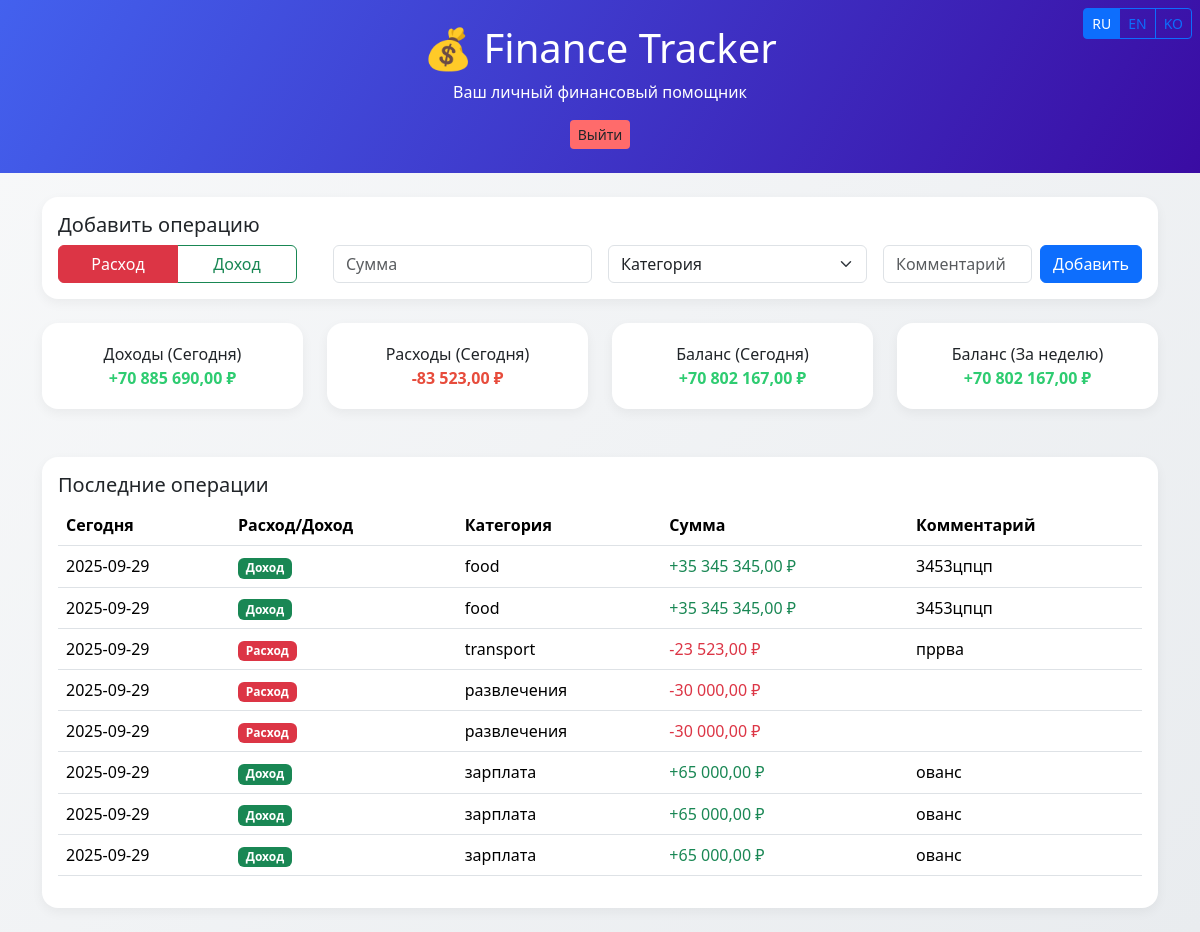
/dashboard.php (signed in), run on the app's committed database.
### tables this page shows
CREATE TABLE transactions (
    id INTEGER PRIMARY KEY AUTOINCREMENT,
    user_id INTEGER NOT NULL,
    type TEXT NOT NULL CHECK(type IN ('income', 'expense')),  -- Новое поле!
    amount REAL NOT NULL,
    category TEXT NOT NULL,
    comment TEXT,
    date TEXT NOT NULL DEFAULT (date('now')),
    created_at TEXT NOT NULL DEFAULT (datetime('now')),
    FOREIGN KEY(user_id) REFERENCES users(id) ON DELETE CASCADE
);

### lang.php (called while the page is built, shortened)
<?php
$lang = $_GET['lang'] ?? $_SESSION['lang'] ?? 'ru';
$currency_settings = [
    'ru' => ['symbol' => '₽', 'thousands_sep' => ' ', 'decimal_sep' => ','],
    'en' => ['symbol' => '$', 'thousands_sep' => ',', 'decimal_sep' => '.'],
    'ko' => ['symbol' => '₩', 'thousands_sep' => ',', 'decimal_sep' => '.'],
];
function __($key, $lang = 'ru') {
    global $translations;
    $keys = explode('.', $key);
    $value = $translations[$lang];
    foreach ($keys as $k) {
        if (is_array($value) && isset($value[$k])) {
            $value = $value[$k];
        } else {
            return "{{$key}}";
        }
    }
    return $value;
}
function format_money($amount, $lang = 'ru') {
    global $currency_settings;
    $settings = $currency_settings[$lang] ?? $currency_settings['en'];
    if ($lang === 'ko') {
        $formatted = number_format(round($amount), 0, '', $settings['thousands_sep']);
    } else {
        $formatted = number_format($amount, 2, $settings['decimal_sep'], $settings['thousands_sep']);
    }
    if ($lang === 'en') {
        return $settings['symbol'] . $formatted;
    } else {
        return $formatted . ' ' . $settings['symbol'];
    }
}
?>

### dashboard.php (the view, shortened to what this page needs)
<?php
require_once 'lang.php';
require_once 'db.php';
$user_id = $_SESSION['user_id'];
$transactions = $pdo->prepare("
    SELECT * FROM transactions
    WHERE user_id = ?
    ORDER BY date DESC, id DESC
    LIMIT 20
");
$transactions->execute([$user_id]);
$transactions_list = $transactions->fetchAll();
$today_income = $pdo->prepare("SELECT SUM(amount) FROM transactions WHERE user_id = ? AND type = 'income' AND date = date('now')");
$today_income->execute([$user_id]);
$total_income_today = $today_income->fetchColumn() ?: 0;
$today_expense = $pdo->prepare("SELECT SUM(amount) FROM transactions WHERE user_id = ? AND type = 'expense' AND date = date('now')");
$today_expense->execute([$user_id]);
$total_expense_today = $today_expense->fetchColumn() ?: 0;
$balance_today = $total_income_today - $total_expense_today;
$week_income = $pdo->prepare("SELECT SUM(amount) FROM transactions WHERE user_id = ? AND type = 'income' AND date >= date('now', '-6 days')");
$week_income->execute([$user_id]);
$total_income_week = $week_income->fetchColumn() ?: 0;
$week_expense = $pdo->prepare("SELECT SUM(amount) FROM transactions WHERE user_id = ? AND type = 'expense' AND date >= date('now', '-6 days')");
$week_expense->execute([$user_id]);
$total_expense_week = $week_expense->fetchColumn() ?: 0;
$balance_week = $total_income_week - $total_expense_week;
?>
<!DOCTYPE html>
<html lang="<?= $lang ?>">
<head>
    <link href="https://cdn.jsdelivr.net/npm/bootstrap@5.3.3/dist/css/bootstrap.min.css" rel="stylesheet">
</head>
<body>
    <div class="position-fixed top-0 end-0 p-2" style="z-index: 1000;">
        <div class="btn-group" role="group">
            <a href="?lang=ru" class="btn btn-sm <?= $lang === 'ru' ? 'btn-primary' : 'btn-outline-primary' ?>">RU</a>
            <a href="?lang=en" class="btn btn-sm <?= $lang === 'en' ? 'btn-primary' : 'btn-outline-primary' ?>">EN</a>
            <a href="?lang=ko" class="btn btn-sm <?= $lang === 'ko' ? 'btn-primary' : 'btn-outline-primary' ?>">KO</a>
        </div>
    </div>
    <div class="header text-center">
        <div class="container">
            <h1>💰 Finance Tracker</h1>
            <p><?= __('dashboard_header', $lang) ?></p>
            <a href="logout.php" class="btn btn-logout btn-sm"><?= __('logout', $lang) ?></a>
        </div>
    </div>
    <div class="container mt-4">
        <div class="card">
            <div class="card-body">
                <h5><?= __('add_transaction', $lang) ?></h5>
                <form method="POST">
                    <div class="row g-3 align-items-end">
                        <div class="col-md-3">
                            <div class="type-toggle btn-group" role="group">
                                <label class="btn btn-outline-danger" for="type-expense"><?= __('type_expense', $lang) ?></label>
                                <label class="btn btn-outline-success" for="type-income"><?= __('type_income', $lang) ?></label>
                            </div>
                        </div>
                        <div class="col-md-3">
                            <input type="number" step="0.01" name="amount" class="form-control" placeholder="<?= __('amount', $lang) ?>" required min="0.01">
                        </div>
                        <div class="col-md-3">
                            <select name="category" class="form-select" required>
                                <option value=""><?= __('category', $lang) ?></option>
                            </select>
                        </div>
                        <div class="col-md-3">
                            <div class="d-flex gap-2">
                                <input type="text" name="comment" class="form-control" placeholder="<?= __('comment', $lang) ?>">
                                <button type="submit" class="btn btn-primary"><?= __('btn_add', $lang) ?></button>
                            </div>
                        </div>
                    </div>
                </form>
            </div>
        </div>
        <div class="row mb-4">
            <div class="col-md-3">
                <div class="card stat-card">
                    <div><?= __('income', $lang) ?> (<?= __('today', $lang) ?>)</div>
                    <div class="stat-income">+<?= format_money($total_income_today, $lang) ?></div>
                </div>
            </div>
            <div class="col-md-3">
                <div class="card stat-card">
                    <div><?= __('expense', $lang) ?> (<?= __('today', $lang) ?>)</div>
                    <div class="stat-expense">-<?= format_money($total_expense_today, $lang) ?></div>
                </div>
            </div>
            <div class="col-md-3">
                <div class="card stat-card">
                    <div><?= __('balance', $lang) ?> (<?= __('today', $lang) ?>)</div>
                    <div class="stat-balance"><?= ($balance_today >= 0 ? '+' : '') . format_money(abs($balance_today), $lang) ?></div>
                </div>
            </div>
            <div class="col-md-3">
                <div class="card stat-card">
                    <div><?= __('balance', $lang) ?> (<?= __('this_week', $lang) ?>)</div>
                    <div class="stat-balance"><?= ($balance_week >= 0 ? '+' : '') . format_money(abs($balance_week), $lang) ?></div>
                </div>
            </div>
        </div>
        <div class="card">
            <div class="card-body">
                <h5><?= __('recent_transactions', $lang) ?></h5>
                <?php if ($transactions_list): ?>
                    <div class="table-responsive">
                        <table class="table table-hover">
                            <thead>
                                <tr>
                                    <th><?= __('today', $lang) ?></th>
                                    <th><?= __('type_expense', $lang) ?>/<?= __('type_income', $lang) ?></th>
                                    <th><?= __('category', $lang) ?></th>
                                    <th><?= __('amount', $lang) ?></th>
                                    <th><?= __('comment', $lang) ?></th>
                                </tr>
                            </thead>
                            <tbody>
                                <?php foreach ($transactions_list as $t): ?>
                                <tr>
                                    <td><?= htmlspecialchars($t['date']) ?></td>
                                    <td>
                                        <span class="badge bg-<?= $t['type'] === 'income' ? 'success' : 'danger' ?>">
                                            <?= $t['type'] === 'income' ? __('type_income', $lang) : __('type_expense', $lang) ?>
                                        </span>
                                    </td>
                                    <td><?= htmlspecialchars($t['category']) ?></td>
                                    <td>
                                        <span class="<?= $t['type'] === 'income' ? 'text-success' : 'text-danger' ?>">
                                            <?= ($t['type'] === 'income' ? '+' : '-') . format_money($t['amount'], $lang) ?>
                                        </span>
                                    </td>
                                    <td><?= htmlspecialchars($t['comment'] ?? '') ?></td>
                                </tr>
                                <?php endforeach; ?>
                            </tbody>
                        </table>
                    </div>
                <?php else: ?>
                    <p class="text-muted"><?= __('no_transactions', $lang) ?></p>
                <?php endif; ?>
            </div>
        </div>
    </div>
</body>
</html>

### data on the page
transactions: date "2025-09-29", category "food", amount "35 345 345,00 ₽", comment "3453цпцп"
transactions: date "2025-09-29", category "food", amount "35 345 345,00 ₽", comment "3453цпцп"
transactions: date "2025-09-29", category "transport", amount "23 523,00 ₽", comment "пррва"
transactions: date "2025-09-29", category "развлечения", amount "30 000,00 ₽"
transactions: date "2025-09-29", category "развлечения", amount "30 000,00 ₽"
transactions: date "2025-09-29", category "зарплата", amount "65 000,00 ₽", comment "ованс"
transactions: date "2025-09-29", category "зарплата", amount "65 000,00 ₽", comment "ованс"
transactions: date "2025-09-29", category "зарплата", amount "65 000,00 ₽", comment "ованс"

### other printed values
__('dashboard_header', $lang) "Ваш личный финансовый помощник"
__('logout', $lang) "Выйти"
__('add_transaction', $lang) "Добавить операцию"
__('type_expense', $lang) "Расход"
__('type_income', $lang) "Доход"
__('btn_add', $lang) "Добавить"
__('income', $lang) "Доходы"
__('today', $lang) "Сегодня"
format_money($total_income_today, $lang) "70 885 690,00 ₽"
__('expense', $lang) "Расходы"
format_money($total_expense_today, $lang) "83 523,00 ₽"
__('balance', $lang) "Баланс"
format_money(abs($balance_today), $lang) "70 802 167,00 ₽"
__('this_week', $lang) "За неделю"
format_money(abs($balance_week), $lang) "70 802 167,00 ₽"
